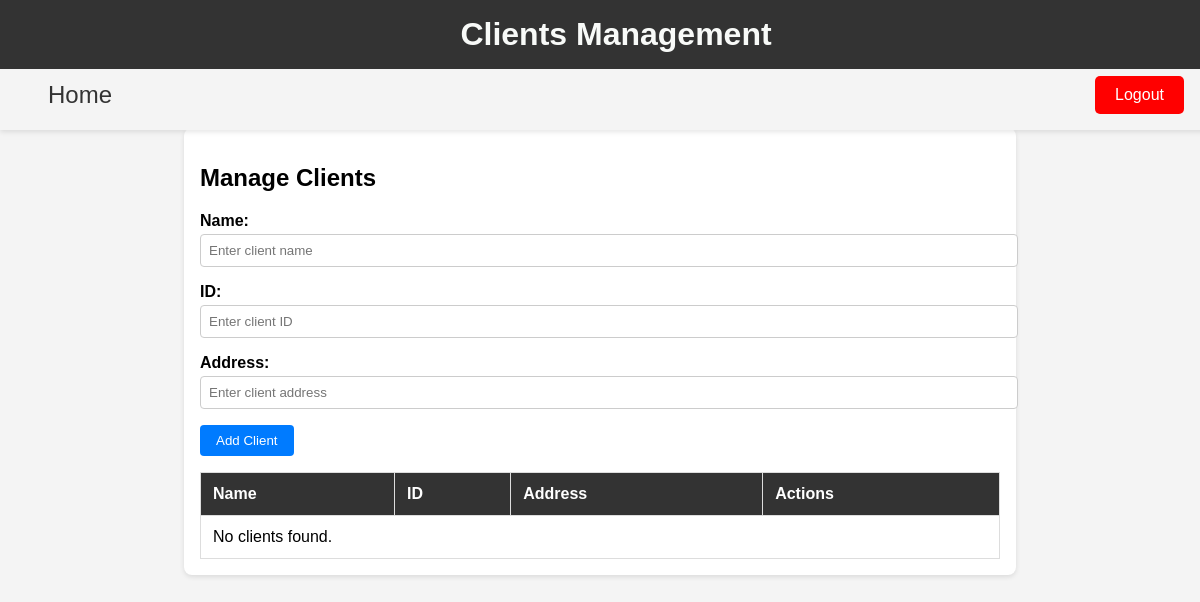
The page /user-home/clients/ (signed in) on the database as committed earlier.
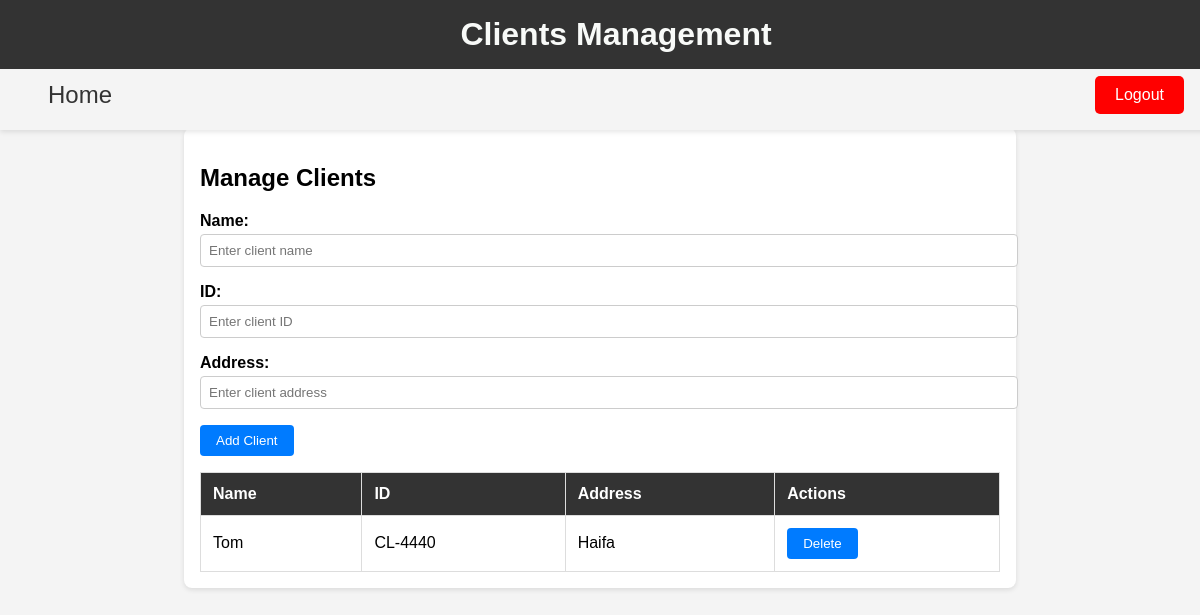
The same page on the database as committed later.
### users/models.py (models this page shows, shortened)
class Client(models.Model):
    user = models.ForeignKey(User, on_delete=models.CASCADE, related_name="client",max_length=100)
    client_id = models.CharField(max_length=20,unique=True)
    client_name = models.CharField(max_length=100)
    client_address = models.TextField()

### users/views.py (the view, shortened to what this page needs)
# urls.py: path('user-home/clients/', views.clients_page, name='clients_page'),
def clients_page(request):
    if not request.user or isinstance(request.user, AnonymousUser):
        return redirect('login')
    user = request.user  # Now safe to use as user is authenticated
    clients = Client.objects.filter(user=user)
    return render(request, 'users/clients_page.html', {'clients': clients})

### users/templates/users/clients_page.html (shortened to what this page needs)
<!DOCTYPE html>
<html lang="en">
<head>
</head>
<body>
<header>
    <h1>Clients Management</h1>
</header>
<nav style="display: flex; justify-content: space-between; align-items: center; padding: 1rem;">
    <a href="{% url 'user_home' %}" style="margin-left: 2rem;">Home</a>
    {% if user.is_authenticated %}
    <form method="POST" action="{% url 'logout' %}" style="margin-right: 2rem;">
        <button type="submit" style="background-color: red; color: white; border: none; padding: 10px 20px; font-size: 1rem; border-radius: 5px; cursor: pointer;">
            Logout
        </button>
    </form>
    {% endif %}
</nav>
<main>
    <h2>Manage Clients</h2>
    <form method="post" action="{% url 'clients_page' %}">
        <div class="form-group">
            <label for="client-name">Name:</label>
            <input type="text" id="client-name" name="client_name" placeholder="Enter client name">
        </div>
        <div class="form-group">
            <label for="client-id">ID:</label>
            <input type="text" id="client-id" name="client_id" placeholder="Enter client ID">
        </div>
        <div class="form-group">
            <label for="client-address">Address:</label>
            <input type="text" id="client-address" name="client_address" placeholder="Enter client address">
        </div>
        <button type="submit">Add Client</button>
    </form>
    <table>
        <thead>
            <tr>
                <th>Name</th>
                <th>ID</th>
                <th>Address</th>
                <th>Actions</th>
            </tr>
        </thead>
        <tbody id="client-table">
            {% for client in clients %}
            <tr>
                <td>{{ client.client_name }}</td>
                <td>{{ client.client_id }}</td>
                <td>{{ client.client_address }}</td>
                <td>
                    <form method="POST" action="{% url 'clients_page' %}">
                        <button type="submit" onclick="return confirm('Are you sure?')">Delete</button>
                    </form>
                </td>
            </tr>
            {% empty %}
            <tr>
                <td colspan="4">No clients found.</td>
            </tr>
            {% endfor %}
        </tbody>
    </table>
</main>
</body>
</html>

Rows that differ between the two databases and show on the page:
added Client: client_name "Tom", client_id "CL-4440", client_address "Haifa"
Other text that changed with them:
text no longer shown: "No clients found."
